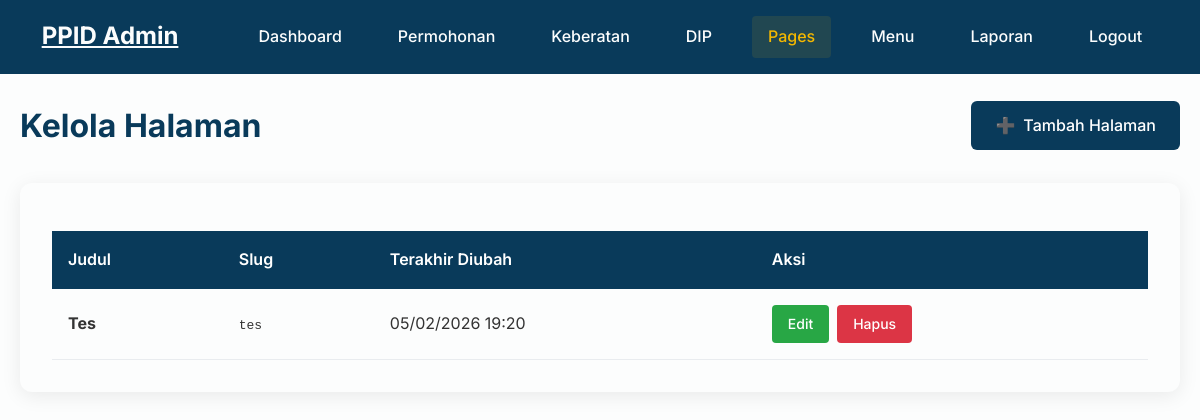
Page /admin/pages/index.php (signed in) on the earlier database version.
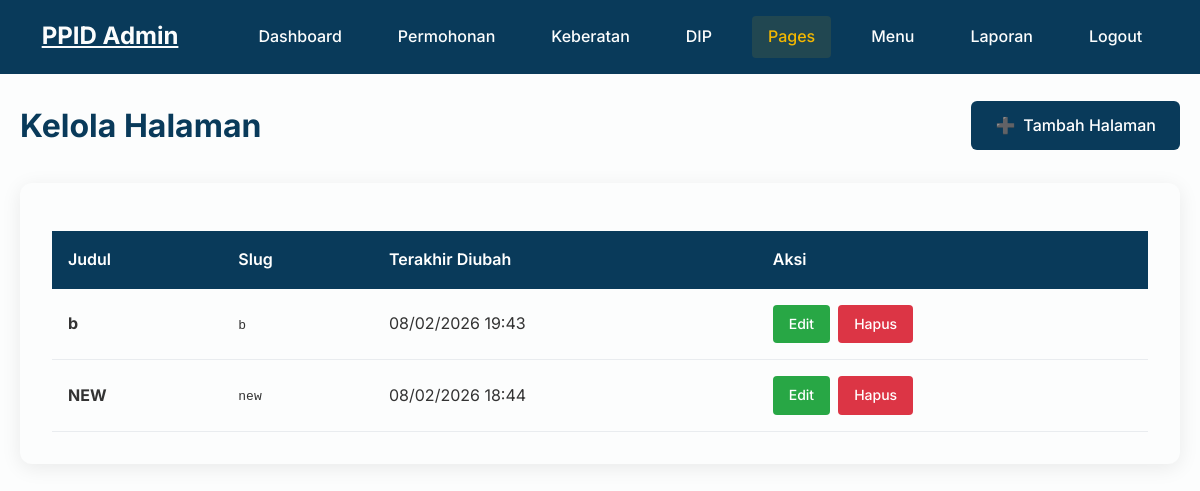
Same page on the later database version.
### tables this page shows
CREATE TABLE `pages` (
  `id` int(11) NOT NULL,
  `title` varchar(255) NOT NULL,
  `slug` varchar(255) NOT NULL,
  `content` text DEFAULT NULL,
  `created_at` timestamp NOT NULL DEFAULT current_timestamp(),
  `updated_at` timestamp NOT NULL DEFAULT current_timestamp() ON UPDATE current_timestamp()
);

### admin/pages/index.php (the view, shortened to what this page needs)
<?php
require_once '../../includes/config.php';
$pages = $conn->query("SELECT id, title, slug, created_at, updated_at FROM pages ORDER BY updated_at DESC");
?>
<!DOCTYPE html>
<html lang="id">
<head>
    <link rel="stylesheet" href="../../css/style.css">
</head>
<body class="admin-body admin-pages-index">
    <header class="header" id="header">
        <div class="container">
            <div class="header-content">
                <div class="logo">
                    <h2><a href="../dashboard.php" style="color: #FCFDFD;">PPID Admin</a></h2>
                </div>
                <nav class="nav-menu">
                    <ul class="nav-list">
                        <li><a href="../dashboard.php" class="nav-link">Dashboard</a></li>
                        <li><a href="../permohonan/index.php" class="nav-link">Permohonan</a></li>
                        <li><a href="../keberatan/index.php" class="nav-link">Keberatan</a></li>
                        <li><a href="../dip/index.php" class="nav-link">DIP</a></li>
                        <li><a href="index.php" class="nav-link active">Pages</a></li>
                        <li><a href="../menus/index.php" class="nav-link">Menu</a></li>
                        <li><a href="../laporan.php" class="nav-link">Laporan</a></li>
                        <li><a href="../logout.php" class="nav-link">Logout</a></li>
                    </ul>
                </nav>
            </div>
        </div>
    </header>
    <main class="admin-page">
        <div class="page-header">
            <h1 class="page-title">Kelola Halaman</h1>
            <a href="create.php" class="btn-primary">
                <span>➕</span>
                Tambah Halaman
            </a>
        </div>
        <div class="section-card">
            <?php if ($pages->num_rows > 0): ?>
                <table class="pages-table">
                    <thead>
                        <tr>
                            <th>Judul</th>
                            <th>Slug</th>
                            <th>Terakhir Diubah</th>
                            <th>Aksi</th>
                        </tr>
                    </thead>
                    <tbody>
                        <?php while ($page = $pages->fetch_assoc()): ?>
                            <tr>
                                <td>
                                    <strong><?php echo htmlspecialchars($page['title']); ?></strong>
                                </td>
                                <td>
                                    <code><?php echo htmlspecialchars($page['slug']); ?></code>
                                </td>
                                <td>
                                    <?php
                                    $updated = new DateTime($page['updated_at']);
                                    echo $updated->format('d/m/Y H:i');
                                    ?>
                                </td>
                                <td>
                                    <div class="action-buttons">
                                        <a href="edit.php?id=<?php echo $page['id']; ?>" class="btn-edit">
                                            Edit
                                        </a>
                                        <a href="index.php?action=delete&id=<?php echo $page['id']; ?>"
                                           class="btn-delete"
                                           onclick="return confirm('Apakah Anda yakin ingin menghapus halaman ini?')">
                                            Hapus
                                        </a>
                                    </div>
                                </td>
                            </tr>
                        <?php endwhile; ?>
                    </tbody>
                </table>
            <?php endif; ?>
        </div>
    </main>
</body>
</html>

Differences in the rows shown:
removed pages: title "Tes", slug "tes", updated_at "05/02/2026 19:20"
added pages: title "b", slug "b", updated_at "08/02/2026 19:43"
added pages: title "NEW", slug "new", updated_at "08/02/2026 18:44"
